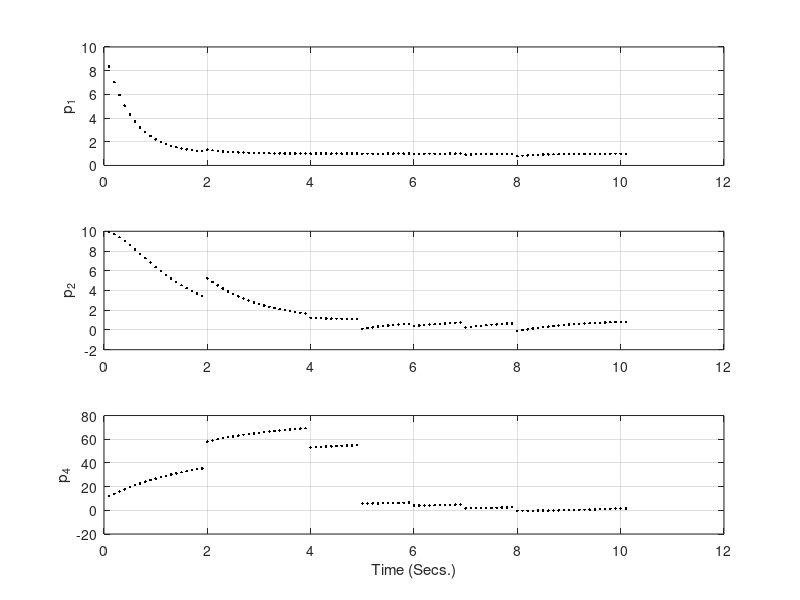

Recreate this plot in MATLAB.
% Example 5.3-1
% FM Demodulation

function f5p3d1()

    % px(1:3)=Error covariances, px(4:5)=State estimates
    % Sampling period T=0.1 sec, Measurement every 1 sec.
    px=[10 10 10 10 10];
    i=0; wc=1; r=1; del=0.1; del_mu=1;
    global sig; sig=1;
    rnd=randn(1000,1);
    for t=0:del:10  
        
        % Time Update
        t1=t+del;
        [td px] = ode45(@diffeqns,[t t1],px);
        px=px(end,:);
        
        % Measurement Update
        if (mod(t1,del_mu)==0)
            i=i+1;
            h=[0 sqrt(2)*sig*cos(wc*t1+px(5))];
            d=2*sig^2*px(3)*cos(wc*t1+px(5))+r/del;
            % Kalman Gain
            k=[px(2)*h(2)/d ; px(3)*h(2)/d]; 
            % Error covariances
            px(1)=px(1)-k(1)*h(2)*px(2);
            px(2)=(1-k(2)*h(2))*px(2);
            px(3)=(1-k(2)*h(2))*px(3);
            % Available measurement zk
            z=sqrt(2)*sig*sin(wc*t1+px(5))+rnd(i);
            % State estimate after measurement update
            px(4)=px(4)+k(1)*(z-sqrt(2)*sig*sin(wc*t1+px(5)));
            px(5)=px(5)+k(2)*(z-sqrt(2)*sig*sin(wc*t1+px(5)));
        end
        
        % Plotting
        subplot(3,1,1); plot(t1,px(1),'k.'); hold on; ylabel('p_1'); grid on;
        subplot(3,1,2); plot(t1,px(2),'k.'); hold on; ylabel('p_2'); grid on;
        subplot(3,1,3); plot(t1,px(3),'k.'); hold on; ylabel('p_4'); grid on;
        xlabel('Time (Secs.)');
        
    end  
return

function dpx=diffeqns(t,px)
    global sig;
    a=1;
    % Differential equations for Error covariance
    dpx(1)=-2*a*px(1)+2*a*sig^2;
    dpx(2)=-a*px(2)+px(1);
    dpx(3)=2*px(2);
    % Differential equations for states
    dpx(4)=-a*px(4);
    dpx(5)=px(4);
    dpx=dpx';
return
